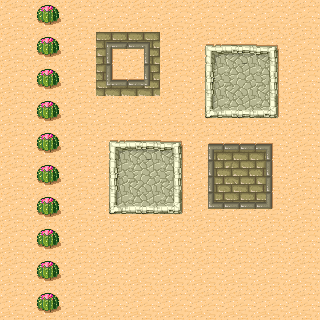

The image is a tile-based game level rendered from a .tmx file. Its description and source (layers, tilesets, objects; grid data summarised) follow:
An orthogonal 10x10 tile map with 32x32 px tiles, 5 tile layers (Testing Name 1, Testing Name 2, Testing Name 3, Testing Name 4, ...).

<map version="1.0" orientation="orthogonal" width="10" height="10" tilewidth="32" tileheight="32">
 <tileset firstgid="1" name="tmw_desert_spacing" tilewidth="32" tileheight="32" spacing="1" margin="1">
  <image source="tmw_desert_spacing.png" trans="ffffff" />
  <tile id="0">
   <properties>
    <property name="Property A" value="Hello World" />
    <property name="Property B" value="666" />
   </properties>
  </tile>
 </tileset>
 <layer name="Testing Name 1" width="10" height="10">
  <data>[100 cells, 100 non-empty, 1 distinct tile ids]</data>
 </layer>
 <layer name="Testing Name 2" width="10" height="10">
  <data>[100 cells, 18 non-empty, 9 distinct tile ids]</data>
 </layer>
 <layer name="Testing Name 3" width="10" height="10">
  <data>[100 cells, 4 non-empty, 4 distinct tile ids]</data>
 </layer>
 <layer name="Testing Name 4" width="10" height="10">
  <data>[100 cells, 19 non-empty, 10 distinct tile ids]</data>
 </layer>
 <layer name="Testing Name 5" width="10" height="10">
  <data>[100 cells, 0 non-empty, 0 distinct tile ids]</data>
 </layer>
</map>
